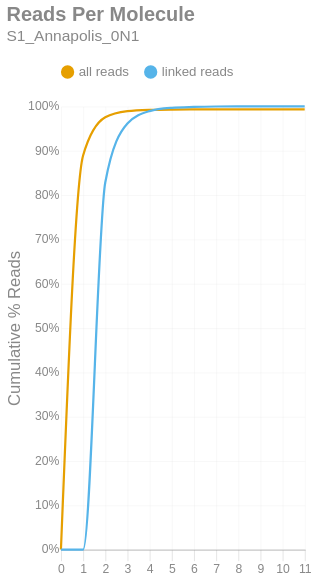

The cell this chart's notebook holds for it:
### Markdown cell above
### Reads per Molecule
This chart shows the cumulative distribution of the number of reads per linked molecule. That is, how many alignments are associated with a unique molecule. This excludes the number of reads associated with invalid or absent linked-read barcodes. The `linked` histogram is the percentages recalculated when disregarding singletons.

### Code cell
if SKIPLR:
    print_html(f"Skipped")
else:
    counts = np.bincount(valids['reads'].cast(pl.Int64).to_numpy())
    weighted = counts * np.arange(len(counts))
    all_perc = weighted / n_reads
    linked_perc = weighted / n_linked_reads
    linked_perc[1] = 0
    binned_df = pl.DataFrame({
        'readsper': list(range(len(counts))),
        'all reads (cumsum)': np.cumsum(all_perc).tolist(),
        'linked reads (cumsum)': np.cumsum(linked_perc).tolist(),
    })

    with SafeRender(binned_df):
        (
            density_plot(binned_df, 'Reads Per Molecule', samplename, 'readspmol')
            .encode(
                x=alt.X('readsper:O', title=None).axis(labelAngle=0).scale(padding=0),
                y=alt.Y('value:Q', title='Cumulative % Reads').axis(format='%').stack(False),
                color=alt.Color("key:N").scale(domain=["all reads", "linked reads"]),
                tooltip=[
                    alt.Tooltip("key:N", title="Data Type"),
                    alt.Tooltip("readsper:O", title="Reads Per Molecule"),
                    alt.Tooltip("value:Q", format=".2%", title="% Reads (Cum.)")
                ]            
            )
        ).display()

### Figure 1 — Vega-Lite specification as saved in the notebook (floating-point values rounded to 4 significant figures)
{"width": "container", "height": 400, "config": {"title": {"anchor": "start", "dy": -15, "fontSize": 18, "color": "#888888", "subtitleColor": "#888888", "subtitleFontSize": 14}, "arc": {"fill": "#0072B2"}, "axis": {"domainColor": "#888888", "domainWidth": 0.5, "gridWidth": 0.2, "grid": false, "titleFontWeight": 400, "titleFontSize": 15, "labelFontSize": 11, "labelColor": "#888888", "tickColor": "#888888", "tickWidth": 0.2, "titleColor": "#888888"}, "axisBand": {"grid": false}, "axisX": {"grid": true, "tickSize": 10, "domainCap": "round"}, "axisY": {"domain": false, "grid": true, "tickSize": 0, "domainCap": "round"}, "background": "transparent", "header": {"labelFontSize": 15, "labelColor": "#888888", "titleFontSize": 15, "titleFontWeight": 600, "titleColor": "#888888"}, "legend": {"labelFont": "sans-serif", "labelFontSize": 12, "labelColor": "#888888", "symbolSize": 100, "symbolType": "circle", "titleFontSize": 12, "titlePadding": 10, "titleColor": "#888888", "title": null, "orient": "top"}, "range": {"category": ["#E69F00", "#56B4E9", "#009E73", "#F0E442", "#0072B2", "#D55E00", "#CC79A7", "#000000"], "diverging": ["#cfe8f3", "#a2d4ec", "#73bfe2", "#46abdb", "#1696d2", "#12719e"]}, "area": {"fill": "#0072B2", "fillOpacity": 0.7, "line": true, "strokeOpacity": 0.7}, "line": {"color": "#0072B2", "stroke": "#0072B2", "strokeWidth": 2}, "trail": {"color": "#0072B2", "stroke": "#0072B2", "strokeWidth": 0, "size": 1}, "point": {"filled": true, "fillOpacity": 1.0, "size": 95}, "text": {"color": "#888888", "fontSize": 11, "align": "right", "fontWeight": 400, "size": 11}, "bar": {"fill": "#0072B2", "stroke": null}, "view": {"stroke": null, "continuousWidth": 660, "continuousHeight": 400}}, "data": {"name": "data-db1bb6137bb5f533ae79a07faadc2c17"}, "mark": {"type": "line", "interpolate": "monotone", "point": {"opacity": 0, "size": 275}}, "encoding": {"color": {"field": "key", "scale": {"domain": ["all reads", "linked reads"]}, "type": "nominal"}, "tooltip": [{"field": "key", "title": "Data Type", "type": "nominal"}, {"field": "readsper", "title": "Reads Per Molecule", "type": "ordinal"}, {"field": "value", "format": ".2%", "title": "% Reads (Cum.)", "type": "quantitative"}], "x": {"axis": {"labelAngle": 0}, "field": "readsper", "scale": {"padding": 0}, "title": null, "type": "ordinal"}, "y": {"axis": {"format": "%"}, "field": "value", "stack": false, "title": "Cumulative % Reads", "type": "quantitative"}}, "params": [{"name": "param_c36ac31b6afebe62", "select": {"type": "point", "fields": ["key"]}, "bind": "legend"}], "title": {"text": "Reads Per Molecule", "subtitle": "S1_Annapolis_0N1"}, "transform": [{"fold": ["all reads (cumsum)", "linked reads (cumsum)"]}, {"calculate": "replace(datum.key, ' (cumsum)', '')", "as": "key"}, {"filter": {"param": "param_c36ac31b6afebe62"}}], "usermeta": {"embedOptions": {"downloadFileName": "S1_Annapolis_0N1.readspmol"}}, "$schema": "https://vega.github.io/schema/vega-lite/v6.1.0.json", "datasets": {"data-db1bb6137bb5f533ae79a07faadc2c17": [{"readsper": 0, "all reads (cumsum)": 0.0, "linked reads (cumsum)": 0.0}, {"readsper": 1, "all reads (cumsum)": 0.889, "linked reads (cumsum)": 0.0}, {"readsper": 2, "all reads (cumsum)": 0.9753, "linked reads (cumsum)": 0.8283}, {"readsper": 3, "all reads (cumsum)": 0.9892, "linked reads (cumsum)": 0.9612}, {"readsper": 4, "all reads (cumsum)": 0.9921, "linked reads (cumsum)": 0.9893}, {"readsper": 5, "all reads (cumsum)": 0.9929, "linked reads (cumsum)": 0.9967}, {"readsper": 6, "all reads (cumsum)": 0.9931, "linked reads (cumsum)": 0.9987}, {"readsper": 7, "all reads (cumsum)": 0.9932, "linked reads (cumsum)": 0.9997}, {"readsper": 8, "all reads (cumsum)": 0.9932, "linked reads (cumsum)": 0.9999}, {"readsper": 9, "all reads (cumsum)": 0.9932, "linked reads (cumsum)": 1.0}, {"readsper": 10, "all reads (cumsum)": 0.9932, "linked reads (cumsum)": 1.0}, {"readsper": 11, "all reads (cumsum)": 0.9932, "linked reads (cumsum)": 1.0}]}}
